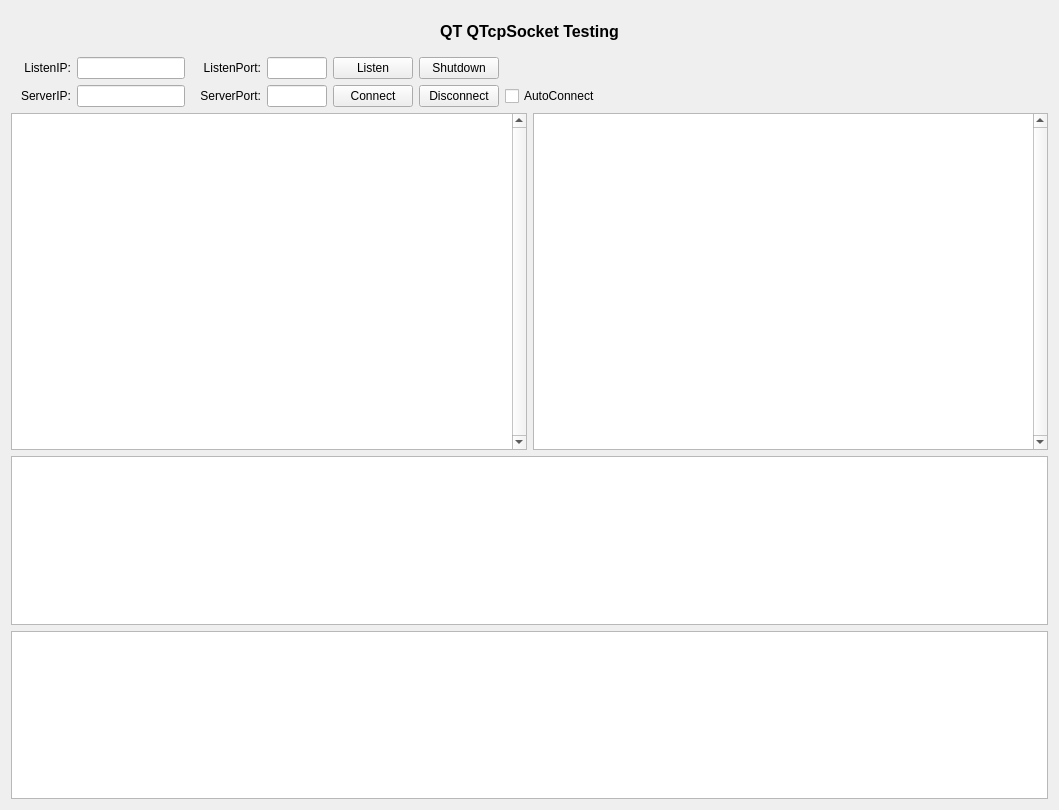
<?xml version="1.0" encoding="UTF-8"?>
<ui version="4.0">
 <class>MiscellaneousQTcpSocket</class>
 <widget class="QWidget" name="MiscellaneousQTcpSocket">
  <property name="geometry">
   <rect>
    <x>0</x>
    <y>0</y>
    <width>1059</width>
    <height>810</height>
   </rect>
  </property>
  <property name="windowTitle">
   <string>MiscellaneousQTcpSocket</string>
  </property>
  <layout class="QVBoxLayout" name="verticalLayout">
   <item>
    <widget class="QLabel" name="lbTitle">
     <property name="minimumSize">
      <size>
       <width>0</width>
       <height>40</height>
      </size>
     </property>
     <property name="font">
      <font>
       <pointsize>12</pointsize>
       <weight>75</weight>
       <bold>true</bold>
      </font>
     </property>
     <property name="text">
      <string>QT QTcpSocket Testing</string>
     </property>
     <property name="alignment">
      <set>Qt::AlignCenter</set>
     </property>
    </widget>
   </item>
   <item>
    <layout class="QGridLayout" name="gridLayout" rowstretch="0,0,2,1,1">
     <property name="leftMargin">
      <number>0</number>
     </property>
     <property name="topMargin">
      <number>0</number>
     </property>
     <property name="rightMargin">
      <number>0</number>
     </property>
     <item row="2" column="0">
      <widget class="QPlainTextEdit" name="teMatchTarget">
       <property name="font">
        <font>
         <family>Consolas</family>
         <pointsize>10</pointsize>
        </font>
       </property>
       <property name="verticalScrollBarPolicy">
        <enum>Qt::ScrollBarAlwaysOn</enum>
       </property>
      </widget>
     </item>
     <item row="0" column="0" colspan="2">
      <widget class="QWidget" name="ServerButtonWidget" native="true">
       <layout class="QHBoxLayout" name="horizontalLayout">
        <property name="leftMargin">
         <number>0</number>
        </property>
        <property name="topMargin">
         <number>0</number>
        </property>
        <property name="rightMargin">
         <number>0</number>
        </property>
        <property name="bottomMargin">
         <number>0</number>
        </property>
        <item>
         <widget class="QLabel" name="lbListenIP">
          <property name="sizePolicy">
           <sizepolicy hsizetype="Fixed" vsizetype="Preferred">
            <horstretch>0</horstretch>
            <verstretch>0</verstretch>
           </sizepolicy>
          </property>
          <property name="minimumSize">
           <size>
            <width>60</width>
            <height>0</height>
           </size>
          </property>
          <property name="text">
           <string>ListenIP:</string>
          </property>
          <property name="alignment">
           <set>Qt::AlignRight|Qt::AlignTrailing|Qt::AlignVCenter</set>
          </property>
         </widget>
        </item>
        <item>
         <widget class="QLineEdit" name="leListenIP">
          <property name="sizePolicy">
           <sizepolicy hsizetype="Fixed" vsizetype="Fixed">
            <horstretch>0</horstretch>
            <verstretch>0</verstretch>
           </sizepolicy>
          </property>
         </widget>
        </item>
        <item>
         <widget class="QLabel" name="lbListenPort">
          <property name="minimumSize">
           <size>
            <width>70</width>
            <height>0</height>
           </size>
          </property>
          <property name="text">
           <string>ListenPort:</string>
          </property>
          <property name="alignment">
           <set>Qt::AlignRight|Qt::AlignTrailing|Qt::AlignVCenter</set>
          </property>
         </widget>
        </item>
        <item>
         <widget class="QLineEdit" name="leListenPort">
          <property name="sizePolicy">
           <sizepolicy hsizetype="Fixed" vsizetype="Fixed">
            <horstretch>0</horstretch>
            <verstretch>0</verstretch>
           </sizepolicy>
          </property>
          <property name="maximumSize">
           <size>
            <width>60</width>
            <height>16777215</height>
           </size>
          </property>
         </widget>
        </item>
        <item>
         <widget class="QPushButton" name="btnListen">
          <property name="sizePolicy">
           <sizepolicy hsizetype="Maximum" vsizetype="Fixed">
            <horstretch>0</horstretch>
            <verstretch>0</verstretch>
           </sizepolicy>
          </property>
          <property name="text">
           <string>Listen</string>
          </property>
         </widget>
        </item>
        <item>
         <widget class="QPushButton" name="btnShutdown">
          <property name="sizePolicy">
           <sizepolicy hsizetype="Maximum" vsizetype="Fixed">
            <horstretch>0</horstretch>
            <verstretch>0</verstretch>
           </sizepolicy>
          </property>
          <property name="text">
           <string>Shutdown</string>
          </property>
         </widget>
        </item>
        <item>
         <spacer name="horizontalSpacer">
          <property name="orientation">
           <enum>Qt::Horizontal</enum>
          </property>
          <property name="sizeHint" stdset="0">
           <size>
            <width>40</width>
            <height>20</height>
           </size>
          </property>
         </spacer>
        </item>
       </layout>
      </widget>
     </item>
     <item row="4" column="0" colspan="2">
      <widget class="QPlainTextEdit" name="teMatchError">
       <property name="font">
        <font>
         <family>Consolas</family>
         <pointsize>10</pointsize>
        </font>
       </property>
      </widget>
     </item>
     <item row="2" column="1">
      <widget class="QPlainTextEdit" name="teMatchExpression">
       <property name="font">
        <font>
         <family>Consolas</family>
         <pointsize>10</pointsize>
        </font>
       </property>
       <property name="verticalScrollBarPolicy">
        <enum>Qt::ScrollBarAlwaysOn</enum>
       </property>
      </widget>
     </item>
     <item row="3" column="0" colspan="2">
      <widget class="QPlainTextEdit" name="teMatchResult">
       <property name="font">
        <font>
         <family>Consolas</family>
         <pointsize>10</pointsize>
        </font>
       </property>
      </widget>
     </item>
     <item row="1" column="0" colspan="2">
      <widget class="QWidget" name="ClientButtonWidget" native="true">
       <layout class="QHBoxLayout" name="horizontalLayout_3">
        <property name="leftMargin">
         <number>0</number>
        </property>
        <property name="topMargin">
         <number>0</number>
        </property>
        <property name="rightMargin">
         <number>0</number>
        </property>
        <property name="bottomMargin">
         <number>0</number>
        </property>
        <item>
         <widget class="QLabel" name="lbServerIP">
          <property name="minimumSize">
           <size>
            <width>60</width>
            <height>0</height>
           </size>
          </property>
          <property name="text">
           <string>ServerIP:</string>
          </property>
          <property name="alignment">
           <set>Qt::AlignRight|Qt::AlignTrailing|Qt::AlignVCenter</set>
          </property>
         </widget>
        </item>
        <item>
         <widget class="QLineEdit" name="leServerIP">
          <property name="sizePolicy">
           <sizepolicy hsizetype="Fixed" vsizetype="Fixed">
            <horstretch>0</horstretch>
            <verstretch>0</verstretch>
           </sizepolicy>
          </property>
         </widget>
        </item>
        <item>
         <widget class="QLabel" name="lbServerPort">
          <property name="minimumSize">
           <size>
            <width>70</width>
            <height>0</height>
           </size>
          </property>
          <property name="text">
           <string>ServerPort:</string>
          </property>
          <property name="alignment">
           <set>Qt::AlignRight|Qt::AlignTrailing|Qt::AlignVCenter</set>
          </property>
         </widget>
        </item>
        <item>
         <widget class="QLineEdit" name="leServerPort">
          <property name="sizePolicy">
           <sizepolicy hsizetype="Fixed" vsizetype="Fixed">
            <horstretch>0</horstretch>
            <verstretch>0</verstretch>
           </sizepolicy>
          </property>
          <property name="maximumSize">
           <size>
            <width>60</width>
            <height>16777215</height>
           </size>
          </property>
         </widget>
        </item>
        <item>
         <widget class="QPushButton" name="btnConnect">
          <property name="sizePolicy">
           <sizepolicy hsizetype="Maximum" vsizetype="Fixed">
            <horstretch>0</horstretch>
            <verstretch>0</verstretch>
           </sizepolicy>
          </property>
          <property name="text">
           <string>Connect</string>
          </property>
         </widget>
        </item>
        <item>
         <widget class="QPushButton" name="btnDisconnect">
          <property name="sizePolicy">
           <sizepolicy hsizetype="Maximum" vsizetype="Fixed">
            <horstretch>0</horstretch>
            <verstretch>0</verstretch>
           </sizepolicy>
          </property>
          <property name="text">
           <string>Disconnect</string>
          </property>
         </widget>
        </item>
        <item>
         <widget class="QCheckBox" name="cbAutoConnect">
          <property name="text">
           <string>AutoConnect</string>
          </property>
         </widget>
        </item>
        <item>
         <spacer name="horizontalSpacer_3">
          <property name="orientation">
           <enum>Qt::Horizontal</enum>
          </property>
          <property name="sizeHint" stdset="0">
           <size>
            <width>40</width>
            <height>20</height>
           </size>
          </property>
         </spacer>
        </item>
       </layout>
      </widget>
     </item>
    </layout>
   </item>
  </layout>
 </widget>
 <layoutdefault spacing="6" margin="11"/>
 <resources/>
 <connections/>
</ui>
